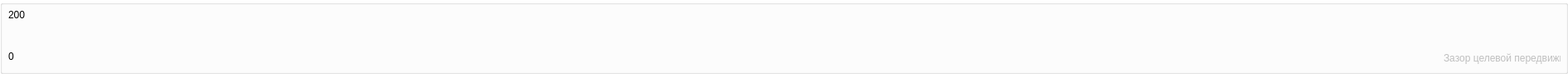
         <widget class="QGroupBox" name="groupBox2">
          <property name="sizePolicy">
           <sizepolicy hsizetype="Preferred" vsizetype="Maximum">
            <horstretch>0</horstretch>
            <verstretch>0</verstretch>
           </sizepolicy>
          </property>
          <property name="minimumSize">
           <size>
            <width>0</width>
            <height>80</height>
           </size>
          </property>
          <property name="maximumSize">
           <size>
            <width>1890</width>
            <height>120</height>
           </size>
          </property>
          <property name="styleSheet">
           <string notr="true">QGroupBox{
                        background-color: #fff;
                        }</string>
          </property>
          <property name="title">
           <string/>
          </property>
          <widget class="QLabel" name="label_5">
           <property name="geometry">
            <rect>
             <x>10</x>
             <y>10</y>
             <width>28</width>
             <height>16</height>
            </rect>
           </property>
           <property name="sizePolicy">
            <sizepolicy hsizetype="Maximum" vsizetype="Maximum">
             <horstretch>0</horstretch>
             <verstretch>0</verstretch>
            </sizepolicy>
           </property>
           <property name="text">
            <string>200</string>
           </property>
          </widget>
          <widget class="QLabel" name="label_21">
           <property name="geometry">
            <rect>
             <x>10</x>
             <y>60</y>
             <width>28</width>
             <height>16</height>
            </rect>
           </property>
           <property name="sizePolicy">
            <sizepolicy hsizetype="Maximum" vsizetype="Maximum">
             <horstretch>0</horstretch>
             <verstretch>0</verstretch>
            </sizepolicy>
           </property>
           <property name="text">
            <string>0</string>
           </property>
          </widget>
          <widget class="QLabel" name="label_28">
           <property name="geometry">
            <rect>
             <x>1856</x>
             <y>20</y>
             <width>21</width>
             <height>31</height>
            </rect>
           </property>
           <property name="text">
            <string/>
           </property>
           <property name="pixmap">
            <pixmap>../../image/img tools/conveyor_clearance.png</pixmap>
           </property>
          </widget>
          <widget class="QLabel" name="zaz_label">
           <property name="enabled">
            <bool>false</bool>
           </property>
           <property name="geometry">
            <rect>
             <x>1740</x>
             <y>60</y>
             <width>141</width>
             <height>20</height>
            </rect>
           </property>
           <property name="text">
            <string>Зазор целевой передвижки</string>
           </property>
          </widget>
          <widget class="QWidget" name="layoutWidget">
           <property name="geometry">
            <rect>
             <x>50</x>
             <y>10</y>
             <width>1781</width>
             <height>61</height>
            </rect>
           </property>
           <layout class="QHBoxLayout" name="layout_200">
            <property name="spacing">
             <number>0</number>
            </property>
           </layout>
          </widget>
          <zorder>layoutWidget</zorder>
          <zorder>zaz_label</zorder>
          <zorder>label_5</zorder>
          <zorder>label_21</zorder>
          <zorder>label_28</zorder>
         </widget>
